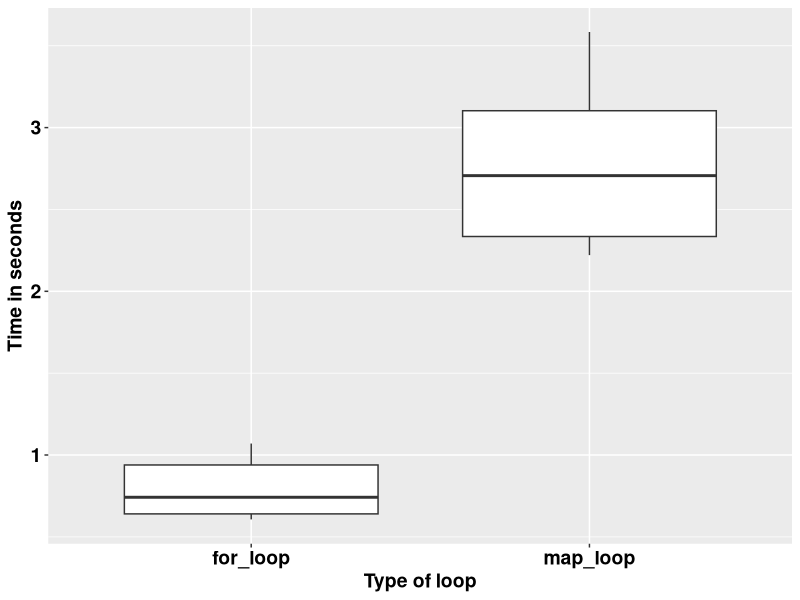

Generate this figure with R:
## ---- chunk 1
knitr::opts_chunk$set(echo = TRUE)
## ---- chunk 2
square <- function(a) a**2
square(3)
## ---- chunk 3
square <- function(b){ # Create the function name, called square
  b**2
}
square(3)
## ---- chunk 4
square <- function(c){ 
  product <- c**2
  return(product)
}
square(3)
## ---- chunk 5
square <- function(d){
  product <- d**2
  print(product)
}
square(5)
## ---- chunk 6
square <- function(e){
  product <- e**2
  (product)
}
square(9)
## ---- chunk 7
square <- function(f){
  product <- f**2
  show(product)
}
square(9)
## ---- chunk 8
square_root <- function(b){
  product <- b^0.5 # Square root of a number is the number raisepower half
  return(product/2)
}
square_root(9)
## ---- chunk 9
square_root
## ---- chunk 10
square(-10:10)
## ---- chunk 11
square_root(c(-26, 1:15, 158))
## ---- chunk 12
m <- list(12, 18, 345)
square_root(m[[2]])
## ---- chunk 13
rescale <- function(x){
  m <- mean(x)
  s <- sd(x)
  (x - m) / s
}
rescale(c(-52, 58, 46, 99))
## ---- chunk 14
rescale <- function(x, only_translate){
  m <- mean(x)
  translated <- x - m
  if (only_translate) return(translated)
  s <- sd(x)
  translated / s
}

rescale(x = 1:6, only_translate = TRUE)
## ---- chunk 15
rescale <- function(x, only_translate){
  m <- mean(x)
  translated <- x - m
  if (only_translate) return(translated)
  s <- sd(x)
  translated / s
}

rescale(x = 1:4, only_translate = FALSE)
## ---- chunk 16
rescale(only_translate = TRUE, x = 1:4)
## ---- chunk 17
rescale(x = 1:4, TRUE)
rescale(TRUE, x = 1:4)
rescale(1:4, only_translate = T)
rescale(only_translate = T, 1:4)
## ---- chunk 18
rescale(1:4, o = T)
rescale(o = T, 1:4)
## ---- chunk 19
rescale <- function(x, only_translate = FALSE){
  m <- mean(x)
  translated <- x - m
  if(only_translate) return(translated)
  s <- sd(x)
  translated / s
}
## ---- chunk 20
rescale(1:4) # This runs with only_translate being taken as FALSE by default.
## ---- chunk 21
rescale <- function(x, ...){
  m <- mean(x, ...)
  s <- sd(x, ...)
  (x - m) / s
}

rescale(1:4) # 
## ---- chunk 22
x <- c(NA, 1:3)
rescale(x)
## ---- chunk 23
x <- c(NA, 1:3)
rescale(x, na.rm = TRUE)
## ---- chunk 24
some_function <- function(x) x
other_function <- function(x, ...) x
# some_function(1:4, foo = "bar") # This does not run because there was no allowance.
other_function(1:4, foo = "bar")

## ---- chunk 25
f <- function(...) list(...)
g <- function(x, y, ...) f(...)
g(x = 1, y = 2, z = 3, w = 4)
## ---- chunk 26
compare_rasters <- function(x) {
  if (sum(x > 0.5, na.rm = TRUE) > 7) {
    return(1)
  } else {
    return(0)
  }
  
}
## ---- chunk 27
library(tidyverse)
volumes <- rnorm(1000000)

for_loop <- vector()

for (k in 1:20) {
  for_loop[k] <- system.time(for (i in 1:length(volumes)) {
    2.3 * volumes[i] ^ 9
  })
}

map_loop <- vector()
for (j in 1:20) {
  map_loop[j] <- system.time(map_vec(volumes, \(x) 2.3 * x ^ 9))
}
## ---- chunk 28
data.frame(for_loop = for_loop, map_loop = map_loop) %>% 
  gather(key = "key", value = "value") %>% 
  ggplot(aes(key, value)) +
  geom_boxplot() +
  labs(x = "Type of loop",
       y = "Time in seconds") +
  theme(text = element_text(size = 14, face = "bold", colour = "black")) +
  theme(axis.text = element_text(size = 14, face = "bold", colour = "black"))
## ---- chunk 29
library(stringr)
library(lubridate)

vec <- c("Today is 7th Sept 2023")

# The task is to get the date information and make it a date object.

pattern <- "\\d{1,2}th \\[A-Za-z]+ \\d{4}"

date_object <- str_extract(vec, pattern)

date_object <- str_replace(date_object, "th", "")

date_object <- str_replace(date_object, "Sept", "9")

date_object <- dmy(date_object)

print(date_object)
